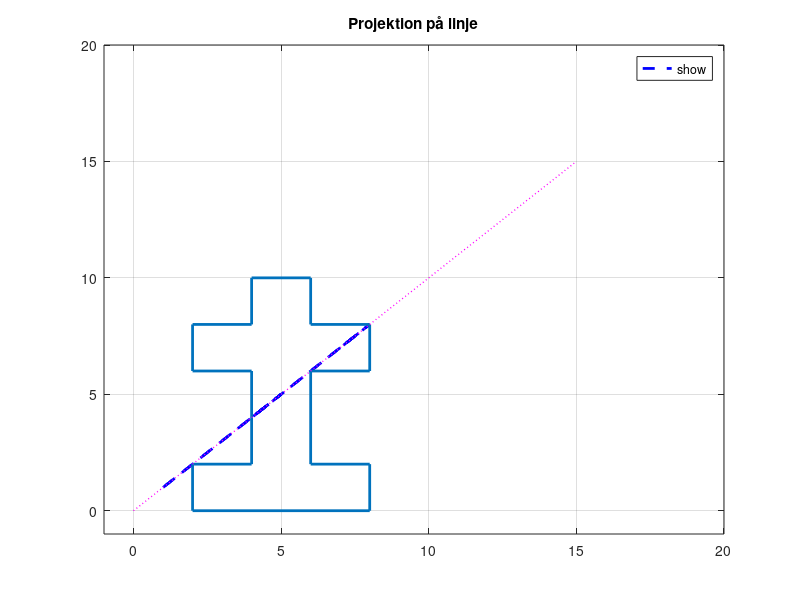
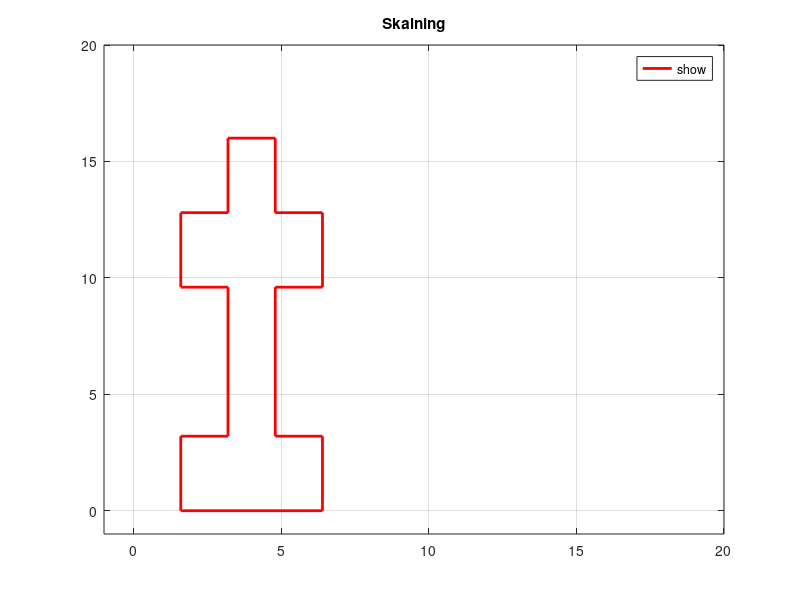
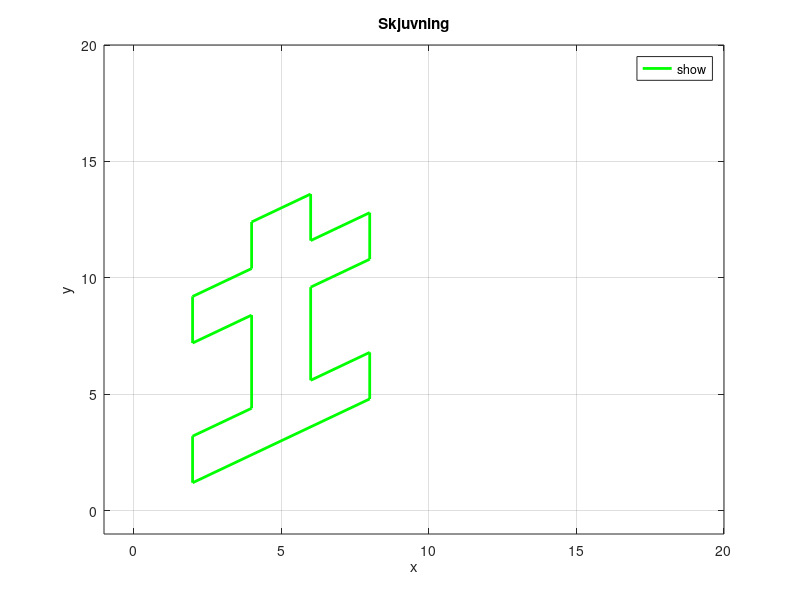

Write MATLAB code to recreate these figures, in order.
clear

X = [2 2 4 4 2 2 4 4 6 6 8 8 6 6 8 8 2;
     0 2 2 6 6 8 8 10 10 8 8 6 6 2 2 0 0 ];
% Våran Figur

A = [cosd(45)^2 sind(45)*cosd(45);
    sind(45)*cosd(45) sind(45)^2]
B = [0.8 0; 0 1.6]
C = [1 0; 0.6 1];
%avbildnings matriser 

X_A = A*X;
X_B = B*X;
X_C = C*X;
k = 1;
m = 0;
x = 0:0.1:15;
y = k * x + m;
% Y = KX + M


%Förändrade figurer

grid on
axis ("equal")
figure(1)
plot(X_A(1,:), X_A(2,:), 'b--', 'LineWidth', 2, 'DisplayName', 'Projektion (A)');
hold on
plot(X(1,:), X(2,:),'LineWidth', 2, 'DisplayName', 'Originala Figuren');
plot(x, y, 'm:', 'LineWidth', 1, 'DisplayName', 'Line: y = x');
grid on
title('Projektion på linje');
xlim([-1 20])
ylim([-1 20])
legend('show', 'Location', 'best');
figure(2)
plot(X_B(1,:), X_B(2,:), 'r-', 'LineWidth', 2, 'DisplayName', 'Skalning (B)');
grid on
xlim([-1 20])
ylim([-1 20])
title('Skalning');
legend('show', 'Location', 'best');
figure(3)
plot(X_C(1,:), X_C(2,:), 'g-', 'LineWidth', 2, 'DisplayName', 'Skjuvningen (C)');
% Ut Plottning för alla förändrade figurer



xlim([-1 20])
ylim([-1 20])
grid on;
xlabel('x');
ylabel('y');
title('Skjuvning');



legend('show', 'Location', 'best');
hold off
